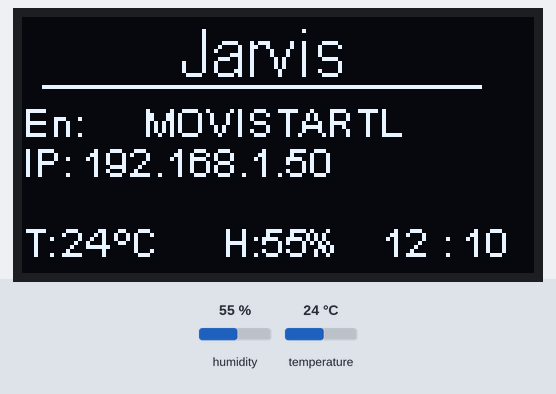
Bench run of a sketch on a simulated ESP8266 (NodeMCU). Shown: 128×64 one-colour display. The test bench sets the inputs (shaded band); at power-on: humidity 55 %, temperature 24 °C. WiFi joins after 1.5 s; servers stay silent unless stated; uploads are accepted with an empty reply; what the sketch prints to the serial monitor is not drawn.

Above: at 2.7 s.
2.8 s: humidity set to 22 %
At 12.1 s:
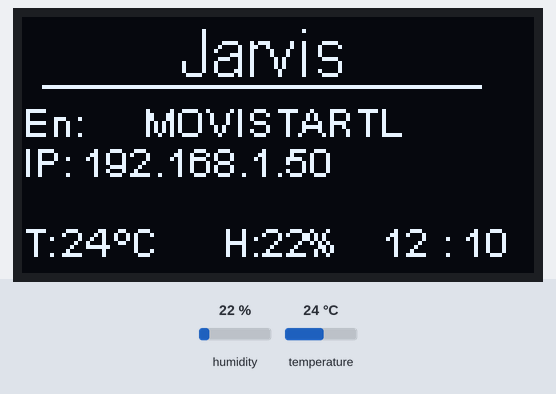
13.3 s: temperature set to 12 °C
At 23.0 s:
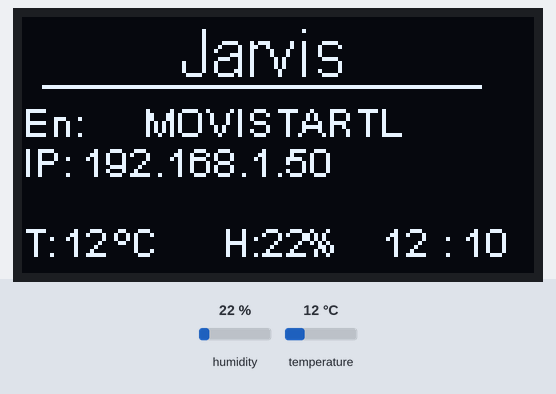
23.5 s: humidity set to 40 %
At 32.7 s:
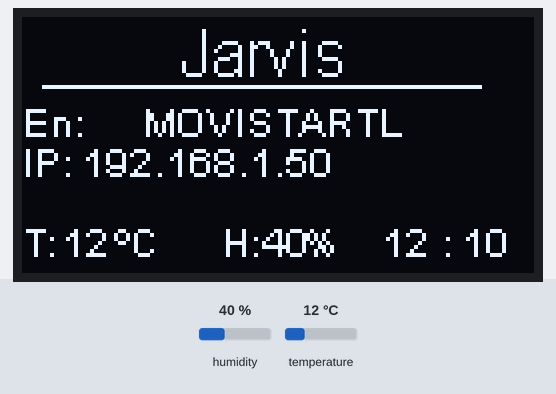
33.7 s: temperature set to 19 °C
Timing chart, 0 to 36.7 s (numbered marks = the images above; inputs shaded):
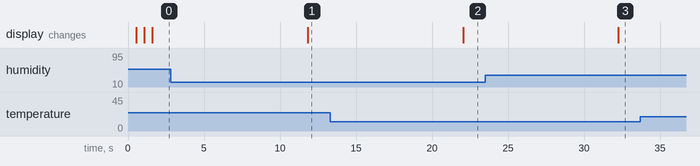

Measured:
- after the input at 2.8 s, the display: changes after 9.0 s (image 1)
- after the input at 13.3 s, the display: changes after 8.7 s (image 2)
- after the input at 23.5 s, the display: changes after 8.8 s (image 3)

The sketch:

moduloFriday.ino
```cpp
#include <Arduino.h>
#include <ESP8266WiFi.h>
#include <ESP8266WiFiMulti.h>
#include <ESP8266WebServer.h>
#include <ESP8266mDNS.h>
#include <Wire.h>
#include <ESP8266HTTPClient.h>
#include "DHT.h"
#include "SSD1306.h"

#define USE_SERIAL Serial
#define DHTPIN D4
#define WiFi_Logo_width 60
#define WiFi_Logo_height 36
#define DHTTYPE DHT22

ESP8266WiFiMulti WiFiMulti;
SSD1306  display(0x3c, D1, D2);
ESP8266WebServer server ( 80 );
DHT dht(DHTPIN, DHTTYPE);

const char *ssid = "MOVISTARTL";
const char *password = "Martin89";
const int id = ESP.getChipId();

const char WiFi_Logo_bits[] PROGMEM = {
  0x00, 0x00, 0x00, 0x00, 0x00, 0x00, 0x00, 0x00, 0x00, 0x00, 0x00, 0xF8,
  0x00, 0x00, 0x00, 0x00, 0x00, 0x00, 0x80, 0xFF, 0x07, 0x00, 0x00, 0x00,
  0x00, 0x00, 0xE0, 0xFF, 0x1F, 0x00, 0x00, 0x00, 0x00, 0x00, 0xF8, 0xFF,
  0x7F, 0x00, 0x00, 0x00, 0x00, 0x00, 0xFC, 0xFF, 0xFF, 0x00, 0x00, 0x00,
  0x00, 0x00, 0xFE, 0xFF, 0xFF, 0x01, 0x00, 0x00, 0x00, 0x00, 0xFF, 0xFF,
  0xFF, 0x03, 0x00, 0x00, 0x00, 0xFC, 0xFF, 0xFF, 0xFF, 0xFF, 0x00, 0x00,
  0x00, 0xFF, 0xFF, 0xFF, 0x07, 0xC0, 0x83, 0x01, 0x80, 0xFF, 0xFF, 0xFF,
  0x01, 0x00, 0x07, 0x00, 0xC0, 0xFF, 0xFF, 0xFF, 0x00, 0x00, 0x0C, 0x00,
  0xC0, 0xFF, 0xFF, 0x7C, 0x00, 0x60, 0x0C, 0x00, 0xC0, 0x31, 0x46, 0x7C,
  0xFC, 0x77, 0x08, 0x00, 0xE0, 0x23, 0xC6, 0x3C, 0xFC, 0x67, 0x18, 0x00,
  0xE0, 0x23, 0xE4, 0x3F, 0x1C, 0x00, 0x18, 0x00, 0xE0, 0x23, 0x60, 0x3C,
  0x1C, 0x70, 0x18, 0x00, 0xE0, 0x03, 0x60, 0x3C, 0x1C, 0x70, 0x18, 0x00,
  0xE0, 0x07, 0x60, 0x3C, 0xFC, 0x73, 0x18, 0x00, 0xE0, 0x87, 0x70, 0x3C,
  0xFC, 0x73, 0x18, 0x00, 0xE0, 0x87, 0x70, 0x3C, 0x1C, 0x70, 0x18, 0x00,
  0xE0, 0x87, 0x70, 0x3C, 0x1C, 0x70, 0x18, 0x00, 0xE0, 0x8F, 0x71, 0x3C,
  0x1C, 0x70, 0x18, 0x00, 0xC0, 0xFF, 0xFF, 0x3F, 0x00, 0x00, 0x08, 0x00,
  0xC0, 0xFF, 0xFF, 0x1F, 0x00, 0x00, 0x0C, 0x00, 0x80, 0xFF, 0xFF, 0x1F,
  0x00, 0x00, 0x06, 0x00, 0x80, 0xFF, 0xFF, 0x0F, 0x00, 0x00, 0x07, 0x00,
  0x00, 0xFE, 0xFF, 0xFF, 0xFF, 0xFF, 0x01, 0x00, 0x00, 0xF8, 0xFF, 0xFF,
  0xFF, 0x7F, 0x00, 0x00, 0x00, 0x00, 0xFE, 0xFF, 0xFF, 0x01, 0x00, 0x00,
  0x00, 0x00, 0xFC, 0xFF, 0xFF, 0x00, 0x00, 0x00, 0x00, 0x00, 0xF8, 0xFF,
  0x7F, 0x00, 0x00, 0x00, 0x00, 0x00, 0xE0, 0xFF, 0x1F, 0x00, 0x00, 0x00,
  0x00, 0x00, 0x80, 0xFF, 0x07, 0x00, 0x00, 0x00, 0x00, 0x00, 0x00, 0xFC,
  0x00, 0x00, 0x00, 0x00, 0x00, 0x00, 0x00, 0x00, 0x00, 0x00, 0x00, 0x00,
};


String url = "http://192.168.1.33/FRIDAY/registrador.php?id=";
int progress;
int frecuencia = 10000;

void setup() {

    display.init();
    display.drawXbm(34, 0, WiFi_Logo_width, WiFi_Logo_height, WiFi_Logo_bits);
    display.display();
    USE_SERIAL.begin(115200);
   // USE_SERIAL.setDebugOutput(true);

    USE_SERIAL.println();
    USE_SERIAL.println();
    USE_SERIAL.println();

    /**
    for(uint8_t t = 4; t > 0; t--) {
        USE_SERIAL.printf("[SETUP] WAIT %d...\n", t);
        USE_SERIAL.flush();
        delay(1000);
    }
    **/

    WiFi.begin(ssid,password);

  while ( WiFi.status() != WL_CONNECTED ) {
    progress= progress + 20;
    delay ( 500 );
    Serial.print ( "." );
    //display.print(".");
    if(progress>=100) progress=0;
    display.drawProgressBar(0, 52, 120, 10, progress);
    display.display();
  }

 Serial.println ( "" );
 Serial.print ( "Connected to " );
 Serial.println ( ssid );
 Serial.print ( "IP address: " );
 Serial.println ( WiFi.localIP() );

 if ( MDNS.begin ( "esp8266" ) ) {
  Serial.println ( "MDNS responder started" );
 }

 Serial.println ( "HTTP server started" );
 display.clear();
}

void loop() {
  //Lectura de sensores y actualización de la hora
  int humedad = dht.readHumidity();
  String humedadNow = String(humedad);
  int hora = 12;
  int minuto = 10;

  //cast de los datos obtenidos para motrarlos por pantalla
  int temperatura = dht.readTemperature();
  String temperaturaNow = String(temperatura);
  String horaNow = String(hora);
  String minutoNow = String(minuto);

  //Mostramos por pantalla la información
  display.clear();
 display.setTextAlignment(TEXT_ALIGN_CENTER);
 display.setFont(ArialMT_Plain_16);
    display.drawString(60, 0, "Jarvis");
    display.drawHorizontalLine(5, 17, 110);
    display.setTextAlignment(TEXT_ALIGN_LEFT);
    display.setFont(ArialMT_Plain_10);
    display.drawString(0, 20, "En:");
    display.drawString(30, 20, ssid);
    display.setFont(ArialMT_Plain_10);
    display.drawString(0, 30, "IP:");
    display.drawString(15, 30, WiFi.localIP().toString());

    display.drawString(0, 50, "T:");
    display.drawString(10, 50, temperaturaNow);
    display.drawString(23, 50, "ºC");
    display.drawString(50, 50, "H:");
    display.drawString(60, 50, humedadNow);
    display.drawString(70, 50, "%");
    display.drawString(90, 50, horaNow);
    display.drawString(105, 50, ":");
    display.drawString(110, 50, minutoNow);
    display.display();
    //delay(500);

    //Si tenemos conexión a internet enviamos los datos al servidor
    if((WiFiMulti.run() == WL_CONNECTED)) {

        HTTPClient http;

        USE_SERIAL.print("[HTTP] begin...\n");

        //Envia la info para ser almacenada en el servidor
        url = url += id;
        url = url += "&temperatura=";
        url = url += temperaturaNow;
        url = url += "&humedad=";
        url = url += humedadNow;

        http.begin(url);

        //Respuesta del servidor (¡¡IMPLEMENTAR SISTEMA DE COMPROBACIÓN!!)
        USE_SERIAL.print("[HTTP] GET...\n");

        int httpCode = http.GET();

        // httpCode will be negative on error
        if(httpCode > 0) {
            // HTTP header has been send and Server response header has been handled
            USE_SERIAL.printf("[HTTP] GET... code: %d\n", httpCode);

            // file found at server
            if(httpCode == HTTP_CODE_OK) {
                String payload = http.getString();
                USE_SERIAL.println(payload);
            }
        } else {
            USE_SERIAL.printf("[HTTP] GET... failed, error: %s\n", http.errorToString(httpCode).c_str());
        }
        //Cierra la conexion
        http.end();
    }

    delay(frecuencia);
}
```
